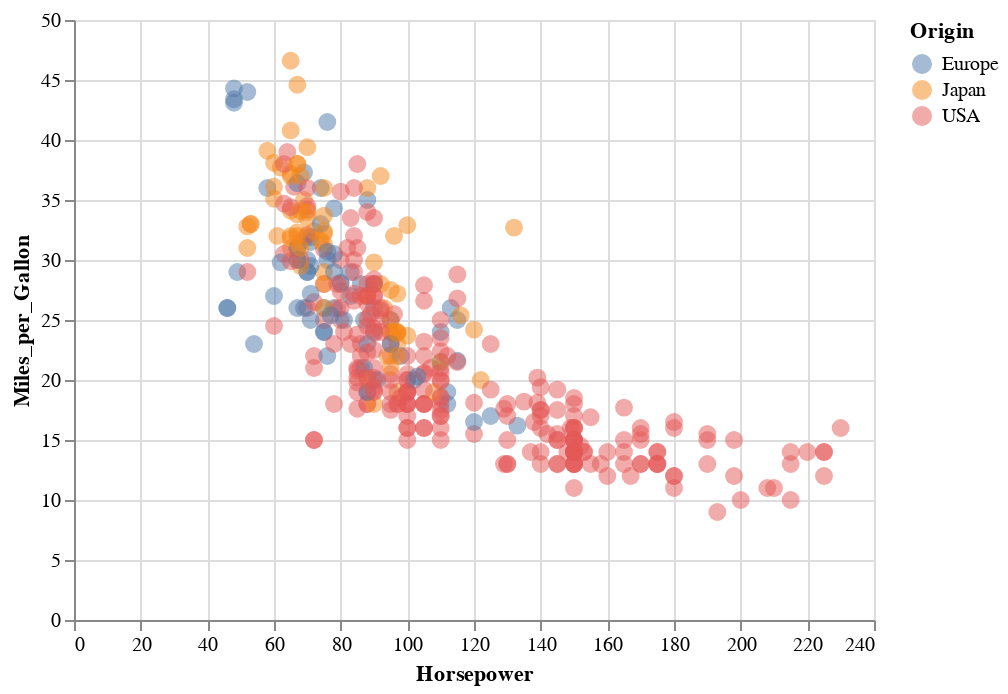

The notebook cell saved with this chart:
### Markdown cell above
###2.3 Type
There are 3 types of selections:
* **selection_single** - select a single discrete value, by default on click events.
* **selection_multi** - select multiple discrete values. The first value is selected on mouse click and additional values toggled using shift-click.
* **selection_interval** - select a continuous range of values, initiated by mouse drag.

### Code cell
# 2.3.1 multi

# here's an example of mutliple selection

#step1 TODO
selection=alt.selection_multi();

#step2
colorCondition=alt.condition(selection,"Origin",alt.value("gray"))

hp_mpg.add_selection(
    #step3
    selection
).encode(
    #step4
    color=colorCondition,
)

### Figure 1 — Vega-Lite specification as saved in the notebook (floating-point values rounded to 4 significant figures; data arrays with more than 128 entries replaced by an {"elided": "..."} marker saying what was removed)
{"config": {"view": {"continuousWidth": 400, "continuousHeight": 300}}, "data": {"name": "data-8e25068d8b9a578f41a59c91e539d690"}, "mark": {"type": "circle", "opacity": 0.5, "size": 80}, "encoding": {"color": {"condition": {"type": "nominal", "field": "Origin", "selection": "selector010"}, "value": "gray"}, "x": {"type": "quantitative", "field": "Horsepower"}, "y": {"type": "quantitative", "field": "Miles_per_Gallon"}}, "selection": {"selector010": {"type": "multi"}}, "$schema": "https://vega.github.io/schema/vega-lite/v4.0.2.json", "datasets": {"data-8e25068d8b9a578f41a59c91e539d690": {"elided": "406 records"}}}
